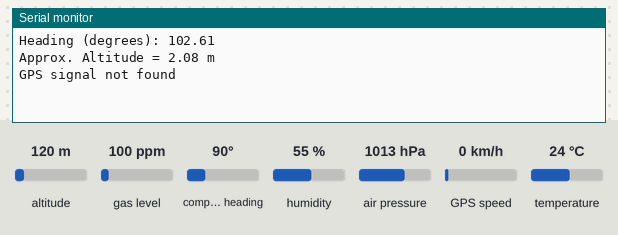
Recording of a sketch running on a simulated Arduino Uno, built with avr-gcc and run on an emulated ATmega328P. Shown: the last lines printed to the serial monitor. The test bench sets the inputs (shaded band); at power-on: compass heading 90°, air pressure 1013 hPa, altitude 120 m, gas level 100 ppm, humidity 55 %, GPS speed 0 km/h, temperature 24 °C. The GPS gets a fix after 3 s at 37.7749, -122.4194 with 8 satellites.

Above: at 1.2 s.
1.3 s: compass heading set to 7°
At 5.3 s:
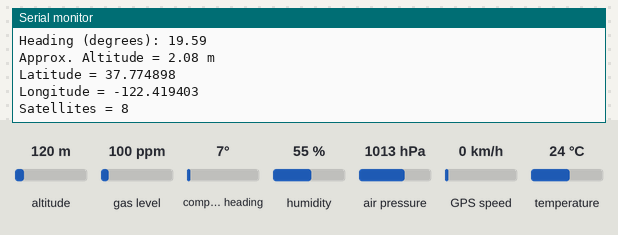
6.0 s: air pressure set to 952 hPa
At 6.68 s:
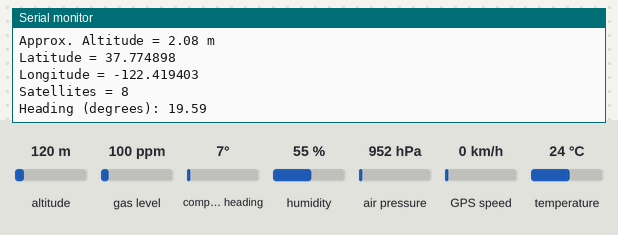
7.5 s: compass heading set to 180°
At 8.88 s:
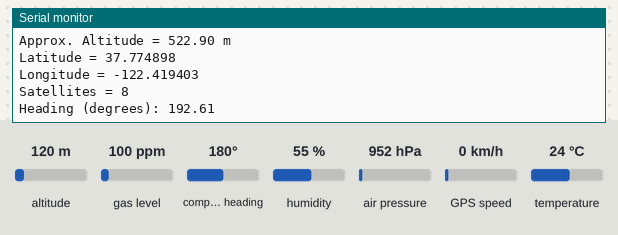
Timing chart, 0 to 10.5 s (numbered marks = the images above; inputs shaded):
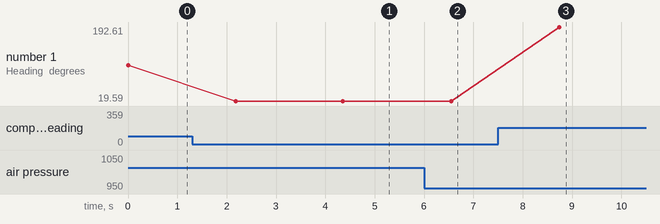

Measured:
- after the input at 1.3 s, the serial monitor: prints a new line after 0.88 s (image 1)
- after the input at 7.5 s, the serial monitor: prints a new line after 1.2 s (image 3)
- plotted number 1: 102.61 → 19.59 after the input at 1.3 s, 19.59 → 192.61 after the input at 7.5 s

The sketch:

data_collection_test.ino
```cpp
#include <Wire.h>
#include <Adafruit_Sensor.h>
#include <Adafruit_HMC5883_U.h>
#include <Adafruit_BMP3XX.h>
#include <TinyGPS++.h>
#include <SoftwareSerial.h>

// HMC5883 Compass Setup
Adafruit_HMC5883_Unified mag = Adafruit_HMC5883_Unified(12345);

// BMP3XX Sensor Setup
#define BMP_SCK 13
#define BMP_MISO 12
#define BMP_MOSI 11
#define BMP_CS 10
Adafruit_BMP3XX bmp;

#define SEALEVELPRESSURE_HPA (1013.25)

// TinyGPS++ and SoftwareSerial Setup
static const int RXPin = 4, TXPin = 3;
static const uint32_t GPSBaud = 4800;
TinyGPSPlus gps;
SoftwareSerial ss(RXPin, TXPin);

void setup() {
  Serial.begin(115200);

  // Compass initialization
  if(!mag.begin()) {
    Serial.println("Could not find a valid HMC5883 sensor, check wiring!");
    while(1);
  }

  // BMP388/390 initialization
  if (!bmp.begin_SPI(BMP_CS, BMP_SCK, BMP_MISO, BMP_MOSI)) { // software SPI mode
    Serial.println("Could not find a valid BMP3 sensor, check wiring!");
    while(1);
  }
  bmp.setTemperatureOversampling(BMP3_OVERSAMPLING_8X);
  bmp.setPressureOversampling(BMP3_OVERSAMPLING_4X);
  bmp.setIIRFilterCoeff(BMP3_IIR_FILTER_COEFF_3);
  bmp.setOutputDataRate(BMP3_ODR_50_HZ);

  // GPS Module initialization
  ss.begin(GPSBaud);
}

void loop() {

  sensors_event_t event;
  mag.getEvent(&event);
  float heading = atan2(event.magnetic.y, event.magnetic.x);
  float declinationAngle = 0.22;
  heading += declinationAngle;
  if(heading < 0)
    heading += 2*PI;
  if(heading > 2*PI)
    heading -= 2*PI;
  float headingDegrees = heading * 180/M_PI;
  Serial.print("Heading (degrees): "); Serial.println(headingDegrees);

  if (!bmp.performReading()) {
    Serial.println("Failed to perform reading :(");
    return;
  }

  Serial.print("Approx. Altitude = ");
  Serial.print(bmp.readAltitude(SEALEVELPRESSURE_HPA));
  Serial.println(" m");


  while (ss.available() > 0)
    gps.encode(ss.read());
  if (gps.location.isValid()) {
    Serial.print("Latitude = "); Serial.println(gps.location.lat(), 6);
    Serial.print("Longitude = "); Serial.println(gps.location.lng(), 6);
    Serial.print("Satellites = "); Serial.println(gps.satellites.value());
  } else {
    Serial.println("GPS signal not found");
  }

  delay(2000);
}
```
